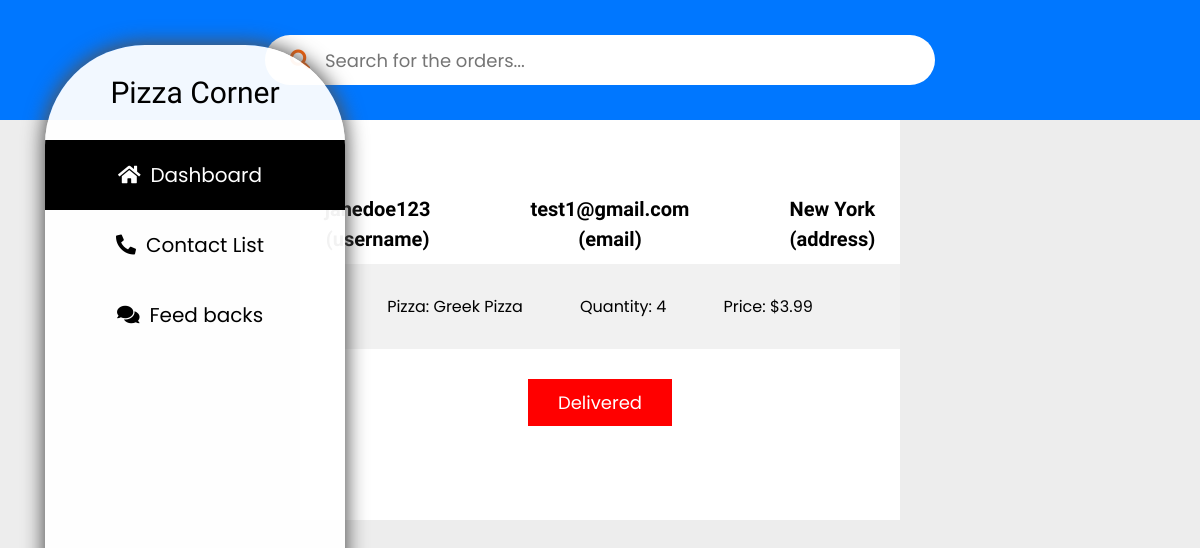
/order/185/ (signed in), run on the app's committed database.
### Home/models.py (models this page shows, shortened)
class Orders(models.Model):
    Pizza_name = models.CharField(max_length=200, default="")
    Pizza_desc = models.CharField(max_length=400, default="")
    Pizza_price = models.FloatField(default=0)
    User = models.ForeignKey(User, on_delete=models.CASCADE)
    order_confirmed = models.BooleanField(default=False)
    quantity = models.IntegerField(default=1)

class Address(models.Model):
    User = models.ForeignKey(User, on_delete=models.CASCADE, blank=True, null=True)
    address = models.TextField()

### Supervisor/views.py (the view)
# urls.py: path('order/<str:id>/', views.order_view, name="order_view"),
def order_view(request, id):
    if request.user.is_superuser:
        orders = Orders.objects.filter(id=id)
        address = Address.objects.all()
        profile_images = Profile.objects.all()
        context = {
            "orders": orders,
            "address":address,
            "profile_images": profile_images,
        }
        if request.method=="POST":
            o_id = request.POST['o_id']
            order = Orders.objects.filter(id=o_id)
            order.delete()
            return redirect("/dashboard/")
        return render(request, "Supervisor/order_view.html", context)
    else:
        return redirect("/")

### templates/Supervisor/order_view.html (shortened to what this page needs)
{% extends 'Supervisor/Supervisor.html' %}
{% block body %}
<div class="order__view">
    <div class="view__order">
        {% if orders %}
            {% for order in orders %}
                <div class="profile__order">
                    <h1>{{order.User.username}} (username)</h1>
                    <h1>{{order.User.email}} (email)</h1>
                    {% for a in address %}
                        {% if a.User.id == order.User.id %}
                            <h1>{{a.address}} (address)</h1>
                        {% endif %}
                    {% endfor %}
                </div>
                <div class="order_details">
                    <p>Pizza: {{order.Pizza_name}}</p>
                    <p>Quantity: {{order.quantity}}</p>
                    <p>Price: ${{order.Pizza_price}}</p>
                </div>
                <div class="dilivered">
                    <form action="/order/{{order.id}}/" method="POST">
                        <button type="submit">Delivered</button>
                    </form>
                </div>
            {% endfor %}
        {% endif %}
    </div>
</div>
{% endblock body %}

### templates/Supervisor/Supervisor.html (style rules this page uses)
* { margin: 0; padding: 0; box-sizing: border-box; font-family: "Poppins"; }
.contact__list, .contact_view, .order__view { width: 100%; min-width: 100vh; display: flex; justify-content: center; align-items: center; flex-direction: column; }
.order__view .view__order { width: 50%; height: 50vh; background: #fff; display: flex; flex-direction: column; justify-content: center; align-items: center; }
.profile__order { width: 100%; padding: 10px 30px; display: flex; justify-content: space-around; align-items: center; }
.profile__order h1 { font-family: "Josefin Sans"; font-size: 20px; line-height: 30px; text-align: center; margin: 0 50px; }
.order__view .view__order .profile__order { display: flex; justify-content: center; align-items: center; }
.order_details { width: 100%; display: flex; justify-content: space-evenly; align-items: center; background: #f1f1f1; padding: 30px; }
.dilivered { width: 100%; text-align: center; padding: 30px; }
.dilivered form button { background: red; border: none; outline: none; color: #fff; cursor: pointer; padding: 10px 30px; font-size: 18px; }

### data on the page
Orders: User.username "janedoe123", User.email "test1@gmail.com", Pizza_name "Greek Pizza", quantity "4", Pizza_price "3.99"
Address: address "New York"
